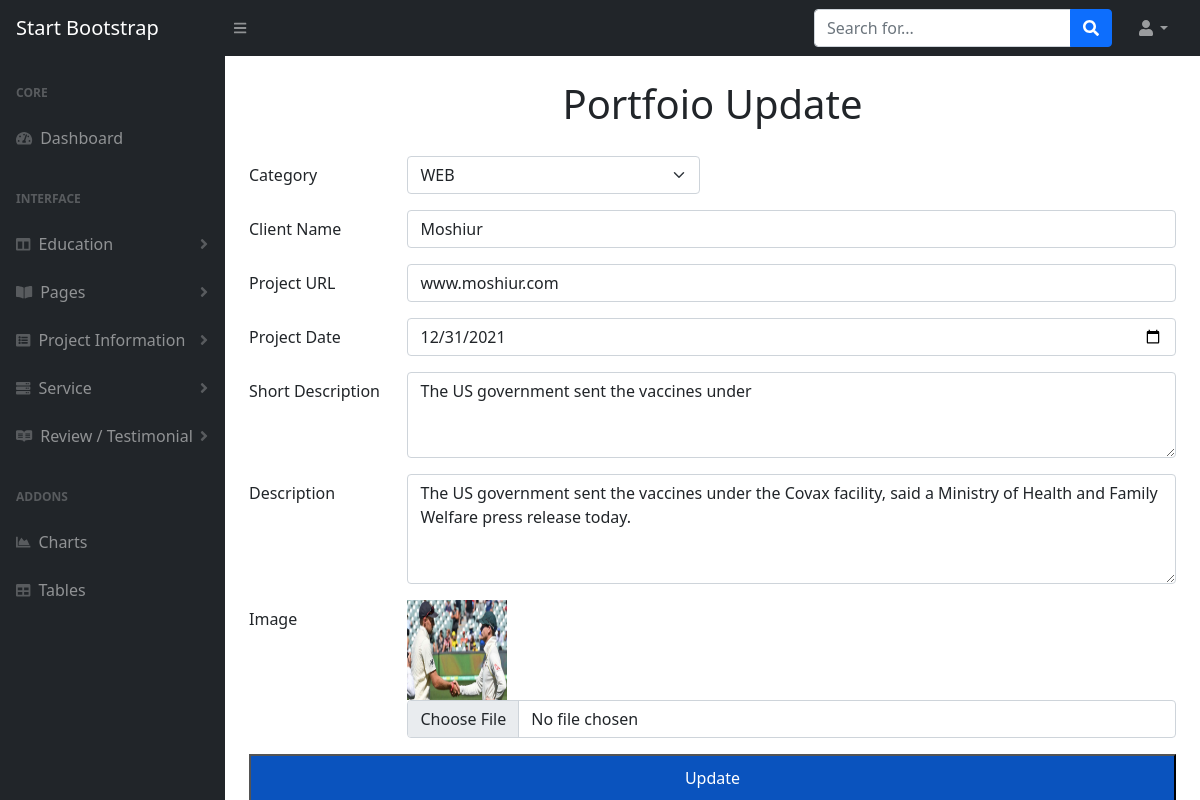
The page /Dashboard/catupdate.php?id=12 on the database its author committed.
### tables this page shows
CREATE TABLE `categorydetails` (
  `cdId` int(10) NOT NULL,
  `cId` int(10) NOT NULL,
  `clientName` varchar(50) NOT NULL,
  `projectURL` varchar(50) NOT NULL,
  `projectDate` date NOT NULL,
  `image` varchar(50) NOT NULL,
  `shortDesc` varchar(255) NOT NULL,
  `decription` longtext NOT NULL
);

CREATE TABLE `categorydb` (
  `cId` int(10) NOT NULL,
  `cName` varchar(20) NOT NULL,
  `catSlug` varchar(100) DEFAULT NULL,
  `status` tinyint(10) NOT NULL DEFAULT 1 COMMENT '1.Show 2.Hide'
);

### Dashboard/catupdate.php (the view, shortened to what this page needs)
<?php
    include_once("../DB/connect.php");
    if(isset($_GET["id"])){
        $cdId = $_GET["id"];
    }
?>
<!DOCTYPE html>
<html lang="en">
    <head>
        <link href="https://cdn.jsdelivr.net/npm/simple-datatables@latest/dist/style.css" rel="stylesheet" />
        <link href="css/styles.css" rel="stylesheet" />
    </head>
    <body class="sb-nav-fixed">
        <nav class="sb-topnav navbar navbar-expand navbar-dark bg-dark">
            <a class="navbar-brand ps-3" href="index.php">Start Bootstrap</a>
            <button class="btn btn-link btn-sm order-1 order-lg-0 me-4 me-lg-0" id="sidebarToggle" href="#!"><i class="fas fa-bars"></i></button>
            <form class="d-none d-md-inline-block form-inline ms-auto me-0 me-md-3 my-2 my-md-0">
                <div class="input-group">
                    <input class="form-control" type="text" placeholder="Search for..." aria-label="Search for..." aria-describedby="btnNavbarSearch" />
                    <button class="btn btn-primary" id="btnNavbarSearch" type="button"><i class="fas fa-search"></i></button>
                </div>
            </form>
            <ul class="navbar-nav ms-auto ms-md-0 me-3 me-lg-4">
                <li class="nav-item dropdown">
                    <a class="nav-link dropdown-toggle" id="navbarDropdown" href="#" role="button" data-bs-toggle="dropdown" aria-expanded="false"><i class="fas fa-user fa-fw"></i></a>
                </li>
            </ul>
        </nav>
        <div id="layoutSidenav">
            <div id="layoutSidenav_nav">
                <nav class="sb-sidenav accordion sb-sidenav-dark" id="sidenavAccordion">
                    <div class="sb-sidenav-menu">
                        <div class="nav">
                            <div class="sb-sidenav-menu-heading">Core</div>
                            <a class="nav-link" href="index.php">
                                <div class="sb-nav-link-icon"><i class="fas fa-tachometer-alt"></i></div>
                                Dashboard
                            </a>
                            <div class="sb-sidenav-menu-heading">Interface</div>
                            <a class="nav-link collapsed" href="#" data-bs-toggle="collapse" data-bs-target="#collapseLayouts" aria-expanded="false" aria-controls="collapseLayouts">
                                <div class="sb-nav-link-icon"><i class="fas fa-columns"></i></div>
                                Education
                                <div class="sb-sidenav-collapse-arrow"><i class="fas fa-angle-down"></i></div>
                            </a>
                            <a class="nav-link collapsed" href="#" data-bs-toggle="collapse" data-bs-target="#collapsePages" aria-expanded="false" aria-controls="collapsePages">
                                <div class="sb-nav-link-icon"><i class="fas fa-book-open"></i></div>
                                Pages
                                <div class="sb-sidenav-collapse-arrow"><i class="fas fa-angle-down"></i></div>
                            </a>
                            <a class="nav-link collapsed" href="#" data-bs-toggle="collapse" data-bs-target="#pagescollapseLayouts" aria-expanded="false" aria-controls="pagescollapseLayouts">
                                <div class="sb-nav-link-icon"><i class="fas fa-list-alt"></i></div>
                                Project Information
                                <div class="sb-sidenav-collapse-arrow"><i class="fas fa-angle-down"></i></div>
                            </a>
                            <a class="nav-link collapsed" href="#" data-bs-toggle="collapse" data-bs-target="#pagescollapseLayout" aria-expanded="false" aria-controls="pagescollapseLayout">
                                <div class="sb-nav-link-icon"><i class="fas fa-server"></i></div>
                                Service
                                <div class="sb-sidenav-collapse-arrow"><i class="fas fa-angle-down"></i></div>
                            </a>
                            <a class="nav-link collapsed" href="#" data-bs-toggle="collapse" data-bs-target="#pagescollapseLayout1" aria-expanded="false" aria-controls="pagescollapseLayout1">
                                <div class="sb-nav-link-icon"><i class="fab fa-readme"></i></div>
                                Review / Testimonial
                                <div class="sb-sidenav-collapse-arrow"><i class="fas fa-angle-down"></i></div>
                            </a>
                            <div class="sb-sidenav-menu-heading">Addons</div>
                            <a class="nav-link" href="charts.html">
                                <div class="sb-nav-link-icon"><i class="fas fa-chart-area"></i></div>
                                Charts
                            </a>
                            <a class="nav-link" href="tables.php">
                                <div class="sb-nav-link-icon"><i class="fas fa-table"></i></div>
                                Tables
                            </a>
                        </div>
                    </div>
                </nav>
            </div>
            <div id="layoutSidenav_content">
                <main>
                    <div class="container-fluid px-4">
                        <h1 class="mt-4 d-flex justify-content-center">Portfoio Update</h1>
                        <div class="col-md-12">
                            <div class="form">
                                <?php
                                    $sql1 = "SELECT * FROM categorydetails WHERE cdId = $cdId";
                                    $res = mysqli_query($conn, $sql1);
                                    $row= mysqli_fetch_assoc($res);
                                ?>
                                <form method="POST" action="../DB/catupdateaction.php" enctype="multipart/form-data">
                                    <div class="row">
                                        <div class="col-md-12">
                                            <div class="input-field">
                                                <div class="mb-3 row">
                                                    <label for="categoryid" class="col-sm-2 col-form-label">Category</label>
                                                    <div class="col-sm-4">
                                                        <select class="form-select" name="categoryid" required>
                                                            <?php
                                                                $sql2 = "SELECT * FROM categorydb WHERE status = 1";
                                                                $result2 = mysqli_query($conn, $sql2);
                                                                while($row1 = mysqli_fetch_assoc($result2)){
                                                            ?>
                                                                <option value="<?php echo $row1["cId"];?>"<?php if($row1["cId"]==$row["cId"]){echo ' selected';}?>><?php echo $row1["cName"];?></option>
                                                                <?php
                                                                    }
                                                                ?>
                                                        </select>
                                                    </div>
                                                </div>
                                                <div class="mb-3 row">
                                                    <label for="clientName" class="col-sm-2 col-form-label">Client Name</label>
                                                    <div class="col-sm-10">
                                                    <input type="text" name="clientName"  class="form-control" placeholder="Client Name" value="<?php echo $row["clientName"];?>">
                                                    </div>
                                                </div>
                                                <div class="mb-3 row">
                                                    <label for="projectURL" class="col-sm-2 col-form-label">Project URL</label>
                                                    <div class="col-sm-10">
                                                    <input type="text" name="projectURL"  class="form-control"  placeholder="www.example.com" value="<?php echo $row["projectURL"];?>">
                                                    </div>
                                                </div>
                                                <div class="mb-3 row">
                                                    <label for="projectDate" class="col-sm-2 col-form-label">Project Date</label>
                                                    <div class="col-sm-10">
                                                    <input type="date" name="projectDate"  class="form-control" placeholder="Project Date" value="<?php echo $row["projectDate"];?>">
                                                    </div>
                                                </div>
                                                <div class="mb-3 row">
                                                    <label for="shortDesc" class="col-sm-2 col-form-label">Short Description</label>
                                                    <div class="col-sm-10">
                                                    <textarea type="text" name="shortDesc" class="form-control" placeholder="Write short Description" rows="3"><?php echo $row["shortDesc"];?></textarea>
                                                    </div>
                                                </div>
                                                <div class="mb-3 row">
                                                    <label for="decription" class="col-sm-2 col-form-label">Description</label>
                                                    <div class="col-sm-10">
                                                    <textarea type="text" name="decription" class="form-control" placeholder="Write Description" rows="4"><?php echo $row["decription"];?></textarea>
                                                    </div>
                                                </div>
                                                <div class="mb-3 row">
                                                    <label for="image" class="col-sm-2 col-form-label">Image</label>
                                                    <div class="col-sm-10">
                                                    <img src="../photos/category/<?php echo $row["image"];?>" height="100" width="100" alt="<?php echo $row["image"];?>" title="<?php echo $row["image"];?>"/>
                                                    <input class="form-control" type="file" id="image" name="image">
                                                    </div>
                                                </div>
                                                <div class="d-grid">
                                                    <button type="submit" name="submit" class="update" value="update">Update</button>
                                                </div>
                                            </div>
                                        </div>
                                    </div>
                                </form>
                            </div>
                        </div>
                    </div>
                </main>
            </div>
        </div>
    </body>
</html>

### rows shown on the page
categorydetails: categoryid "WEB", clientName "Moshiur", projectURL "www.moshiur.com", projectDate "12/31/2021", shortDesc "The US government sent the vaccines under", decription "The US government sent the vaccines under the Covax facility, said a Ministry of Health and Family Welfare press release today.", image (picture)
